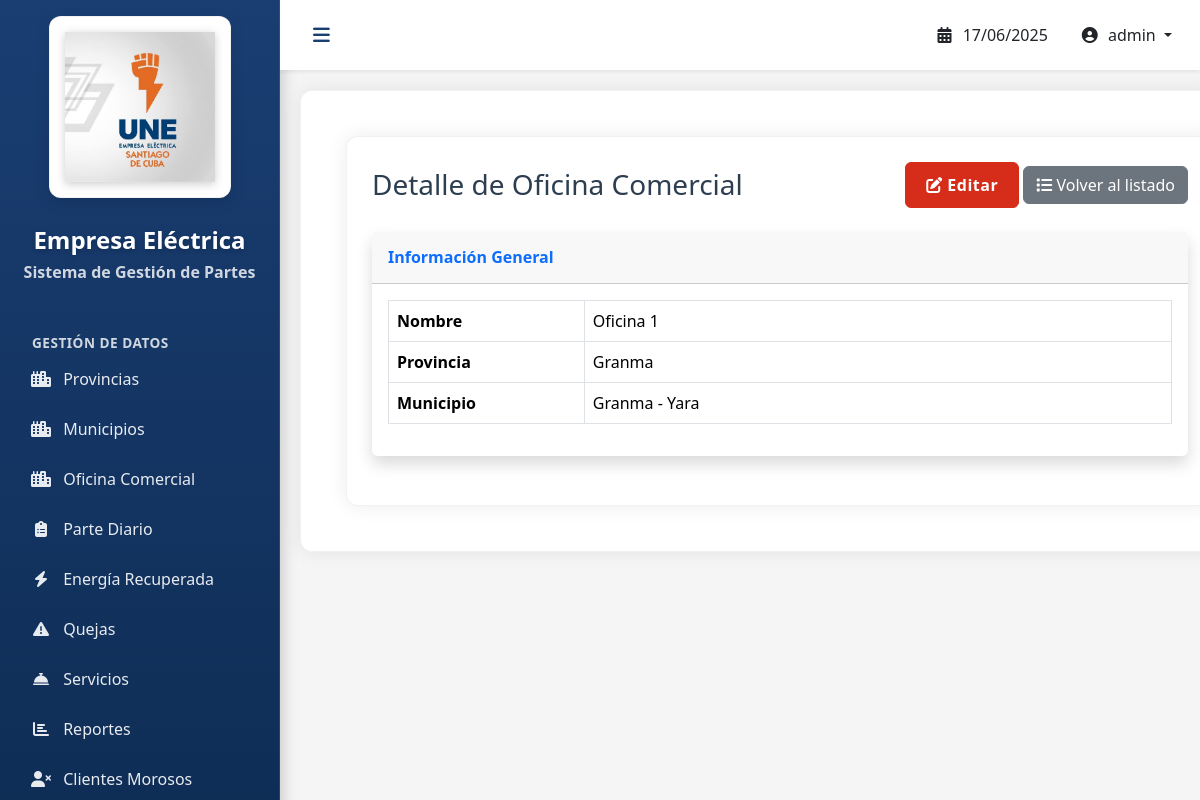
The page /oficinas-comerciales/11/ (signed in) on the database its author committed.
### ParteDiario/models.py (models this page shows, shortened)
class OficinaComercial(models.Model):
    provincia = models.ForeignKey(Provincia, null=True, on_delete=models.CASCADE)
    municipio = models.ForeignKey(Municipio, null=True, on_delete=models.CASCADE)
    nombre = models.CharField(max_length=100, unique=True)

class Provincia(models.Model):
    nombre = models.CharField(max_length=50, unique=True, null=True)
    def __str__(self):
        return f"{self.nombre}"

class Municipio(models.Model):
    provincia = models.ForeignKey(Provincia, on_delete=models.CASCADE, null=True)
    nombre = models.CharField(max_length=50, unique=True)
    def __str__(self):
        return f"{self.provincia} - {self.nombre}"

### ParteDiario/views.py (the view)
# urls.py: path('oficinas-comerciales/<int:pk>/', OficinaComercialDetailView.as_view(), name='oficinacomercial-detail'),
class OficinaComercialDetailView(LoginRequiredMixin, DetailView):
    model = OficinaComercial
    template_name = 'oficinacomercial/detail.html'
    context_object_name = 'oficina'

### templates/oficinacomercial/detail.html (shortened to what this page needs)
{% extends 'base.html' %}
{% block content %}
<div class="container-fluid">
    <div class="d-sm-flex align-items-center justify-content-between mb-4">
        <h1 class="h3 mb-0 text-gray-800">Detalle de Oficina Comercial</h1>
        <div>
            <a href="{% url 'oficinacomercial-update' oficina.pk %}" class="btn btn-primary">
                <i class="fas fa-edit mr-1"></i> Editar
            </a>
            <a href="{% url 'oficinacomercial-list' %}" class="btn btn-secondary">
                <i class="fas fa-list mr-1"></i> Volver al listado
            </a>
        </div>
    </div>
    <div class="card shadow mb-4">
        <div class="card-header py-3">
            <h6 class="m-0 font-weight-bold text-primary">Información General</h6>
        </div>
        <div class="card-body">
            <div class="table-responsive">
                <table class="table table-bordered">
                    <tbody>
                        <tr>
                            <th class="w-25">Nombre</th>
                            <td>{{ oficina.nombre }}</td>
                        </tr>
                        <tr>
                            <th>Provincia</th>
                            <td>{{ oficina.provincia }}</td>
                        </tr>
                        <tr>
                            <th>Municipio</th>
                            <td>{{ oficina.municipio }}</td>
                        </tr>
                    </tbody>
                </table>
            </div>
        </div>
    </div>
</div>
{% endblock %}

### templates/base.html (shortened to what this page needs)
<!DOCTYPE html>
{% load static %}
<html lang="es">
<head>
    <link href="https://cdn.jsdelivr.net/npm/bootstrap@5.3.2/dist/css/bootstrap.min.css" rel="stylesheet">
    <link rel="stylesheet" href="https://cdnjs.cloudflare.com/ajax/libs/font-awesome/6.4.0/css/all.min.css">
</head>
<body>
    <div class="sidebar p-3" id="sidebar">
        <div class="d-flex flex-column align-items-center mb-4">
            <div class="logo-container">
                <a href="{% url 'dashboard' %}">
                    <img src="{% static 'img/logo.jpg' %}"
                         alt="Logo Empresa Eléctrica"
                         class="img-fluid"
                         style="max-height: 150px; filter: drop-shadow(0 2px 5px rgba(0,0,0,0.2));">
                </a>
            </div>
            <h4 class="text-center mt-2" style="color: white; text-shadow: 0 2px 4px rgba(0,0,0,0.2);">Empresa Eléctrica</h4>
            <h6 class="text-center" style="color: rgba(255,255,255,0.8);">Sistema de Gestión de Partes</h6>
        </div>
        <ul class="nav flex-column">
            <li class="nav-item mt-3">
                <small class="text-white fw-bold ps-3" style="font-size: 0.85rem; letter-spacing: 0.5px; text-transform: uppercase; opacity: 0.8;">Gestión de Datos</small>
            </li>
            <li class="nav-item">
                <a class="nav-link" href="{% url 'provincia-list' %}">
                    <i class="fas fa-city me-2"></i> Provincias
                </a>
            </li>
            <li class="nav-item">
                <a class="nav-link" href="{% url 'municipio-list' %}">
                    <i class="fas fa-city me-2"></i> Municipios
                </a>
            </li>
            <li class="nav-item">
                <a class="nav-link" href="{% url 'oficinacomercial-list' %}">
                    <i class="fas fa-city me-2"></i> Oficina Comercial
                </a>
            </li>
            <li class="nav-item">
                <a class="nav-link" href="{% url 'partediario-list' %}">
                    <i class="fas fa-clipboard-list me-2"></i> Parte Diario
                </a>
            </li>
            <li class="nav-item">
                <a class="nav-link" href="{% url 'energia-list' %}">
                    <i class="fas fa-bolt me-2"></i> Energía Recuperada
                </a>
            </li>
            <li class="nav-item">
                <a class="nav-link" href="{% url 'queja-list' %}">
                    <i class="fas fa-exclamation-triangle me-2"></i> Quejas
                </a>
            </li>
            <li class="nav-item">
                <a class="nav-link" href="{% url 'servicio-list' %}">
                    <i class="fas fa-concierge-bell me-2"></i> Servicios
                </a>
            </li>
            <li class="nav-item">
                <a class="nav-link" href="{% url 'reportes-list' %}">
                    <i class="fas fa-chart-bar me-2"></i> Reportes
                </a>
            </li>
            <li class="nav-item">
                <a class="nav-link" href="{% url 'clientesmorosos-list' %}">
                    <i class="fas fa-user-times me-2"></i> Clientes Morosos
                </a>
            </li>
        </ul>
    </div>
    <div class="main-content">
        <nav class="navbar navbar-expand bg-white shadow-sm">
            <button class="btn btn-link" id="sidebarToggle">
                <i class="fas fa-bars"></i>
            </button>
            <div class="navbar-nav ms-auto">
                <span class="nav-link text-dark me-3">
                    <i class="fas fa-calendar-alt me-1"></i>
                    {% now "d/m/Y" %}
                </span>
                <div class="dropdown">
                    <span class="nav-link dropdown-toggle text-dark" style="cursor: pointer;" data-bs-toggle="dropdown">
                        <i class="fas fa-user-circle me-1"></i>
                        {% if user.is_authenticated %}
                            {{ user.get_full_name|default:user.username }}
                        {% else %}
                            Usuario
                        {% endif %}
                    </span>
                </div>
            </div>
        </nav>
        <div class="container-fluid">
            {% block content %}{% endblock %}
        </div>
    </div>
</body>
</html>

### templates/base.html (style rules this page uses)
:root { --sidebar-width: 280px; --primary-color: #1a3e72; --secondary-color: #d62c1a; --hover-color: #b32415; --text-light: #f8f9fa; --text-dark: #2c3e50; }
body { font-family: 'Segoe UI', Tahoma, Geneva, Verdana, sans-serif; background-color: #f5f5f5; color: var(--text-dark); }
.sidebar { width: var(--sidebar-width); min-height: 100vh; background: linear-gradient(180deg, var(--primary-color) 0%, #0d2b52 100%); color: white; position: fixed; transition: all 0.3s; box-shadow: 2px 0 15px rgba(0, 0, 0, 0.2); border-right: 1px solid rgba(255, 255, 255, 0.1); }
.main-content { margin-left: var(--sidebar-width); transition: all 0.3s; background-color: #f5f5f5; min-height: 100vh; }
.nav-link { color: rgba(255, 255, 255, 0.9); border-radius: 6px; margin: 3px 0; padding: 10px 15px; transition: all 0.2s; font-weight: 500; }
.nav-link i { width: 20px; text-align: center; }
.navbar { background: white; box-shadow: 0 2px 15px rgba(0, 0, 0, 0.1); padding: 10px 20px; }
.btn-link { color: var(--primary-color); font-size: 1.2rem; }
.container-fluid { background-color: white; border-radius: 12px; box-shadow: 0 0 20px rgba(0, 0, 0, 0.08); margin: 20px; padding: 25px !important; border: 1px solid rgba(0, 0, 0, 0.05); }
.logo-container { background-color: white; padding: 15px; border-radius: 12px; box-shadow: 0 5px 15px rgba(0, 0, 0, 0.1); border: 1px solid rgba(0, 0, 0, 0.05); margin-bottom: 20px; transition: all 0.3s; }
.btn-primary { background-color: var(--secondary-color); border-color: var(--secondary-color); font-weight: 600; letter-spacing: 0.5px; padding: 10px 20px; }
h4, h5, h6 { color: var(--primary-color); font-weight: 600; }
.card { transition: all 0.3s; border: none; box-shadow: 0 3px 15px rgba(0, 0, 0, 0.05); }

### rows shown on the page
OficinaComercial: nombre "Oficina 1", provincia "Granma", municipio "Granma - Yara"

### other values the page prints
{{ user.get_full_name|default:user.username }} "admin"
